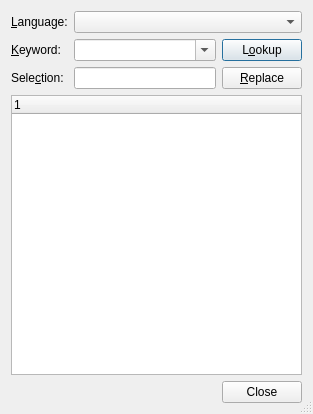
<?xml version="1.0" encoding="UTF-8"?>
<ui version="4.0">
 <class>ThesaurusUi</class>
 <widget class="QDialog" name="ThesaurusUi">
  <property name="geometry">
   <rect>
    <x>0</x>
    <y>0</y>
    <width>313</width>
    <height>414</height>
   </rect>
  </property>
  <property name="windowTitle">
   <string/>
  </property>
  <property name="sizeGripEnabled">
   <bool>true</bool>
  </property>
  <layout class="QGridLayout" name="gridLayout" columnstretch="0,1,1,0">
   <item row="0" column="0">
    <widget class="QLabel" name="languageLA">
     <property name="text">
      <string>&amp;Language:</string>
     </property>
     <property name="buddy">
      <cstring>languageCO</cstring>
     </property>
    </widget>
   </item>
   <item row="0" column="1" colspan="3">
    <widget class="QComboBox" name="languageCO">
     <property name="toolTip">
      <string>Language of the thesaurus</string>
     </property>
    </widget>
   </item>
   <item row="1" column="0">
    <widget class="QLabel" name="entryLA">
     <property name="toolTip">
      <string>Index entry</string>
     </property>
     <property name="text">
      <string>&amp;Keyword:</string>
     </property>
     <property name="buddy">
      <cstring>entryCO</cstring>
     </property>
    </widget>
   </item>
   <item row="1" column="3">
    <widget class="QPushButton" name="lookupPB">
     <property name="toolTip">
      <string/>
     </property>
     <property name="text">
      <string>L&amp;ookup</string>
     </property>
    </widget>
   </item>
   <item row="2" column="0">
    <widget class="QLabel" name="selectionLA">
     <property name="toolTip">
      <string>The selected entry</string>
     </property>
     <property name="text">
      <string>Sele&amp;ction:</string>
     </property>
     <property name="buddy">
      <cstring>replaceED</cstring>
     </property>
    </widget>
   </item>
   <item row="2" column="1" colspan="2">
    <widget class="QLineEdit" name="replaceED">
     <property name="toolTip">
      <string>The selected entry</string>
     </property>
    </widget>
   </item>
   <item row="2" column="3">
    <widget class="QPushButton" name="replacePB">
     <property name="toolTip">
      <string>Replace the entry with the selection</string>
     </property>
     <property name="text">
      <string>&amp;Replace</string>
     </property>
    </widget>
   </item>
   <item row="3" column="0" colspan="4">
    <widget class="QTreeWidget" name="meaningsTV">
     <property name="toolTip">
      <string>Click to select a proposal, double click to look it up.</string>
     </property>
     <column>
      <property name="text">
       <string notr="true">1</string>
      </property>
     </column>
    </widget>
   </item>
   <item row="4" column="2" colspan="2">
    <widget class="QDialogButtonBox" name="buttonBox">
     <property name="standardButtons">
      <set>QDialogButtonBox::Close</set>
     </property>
    </widget>
   </item>
   <item row="1" column="1" colspan="2">
    <widget class="QComboBox" name="entryCO">
     <property name="toolTip">
      <string>Word to look up</string>
     </property>
     <property name="editable">
      <bool>true</bool>
     </property>
    </widget>
   </item>
  </layout>
 </widget>
 <tabstops>
  <tabstop>languageCO</tabstop>
  <tabstop>entryCO</tabstop>
  <tabstop>lookupPB</tabstop>
  <tabstop>replaceED</tabstop>
  <tabstop>replacePB</tabstop>
  <tabstop>meaningsTV</tabstop>
 </tabstops>
 <includes>
  <include location="local">qt_i18n.h</include>
 </includes>
 <resources/>
 <connections/>
</ui>
